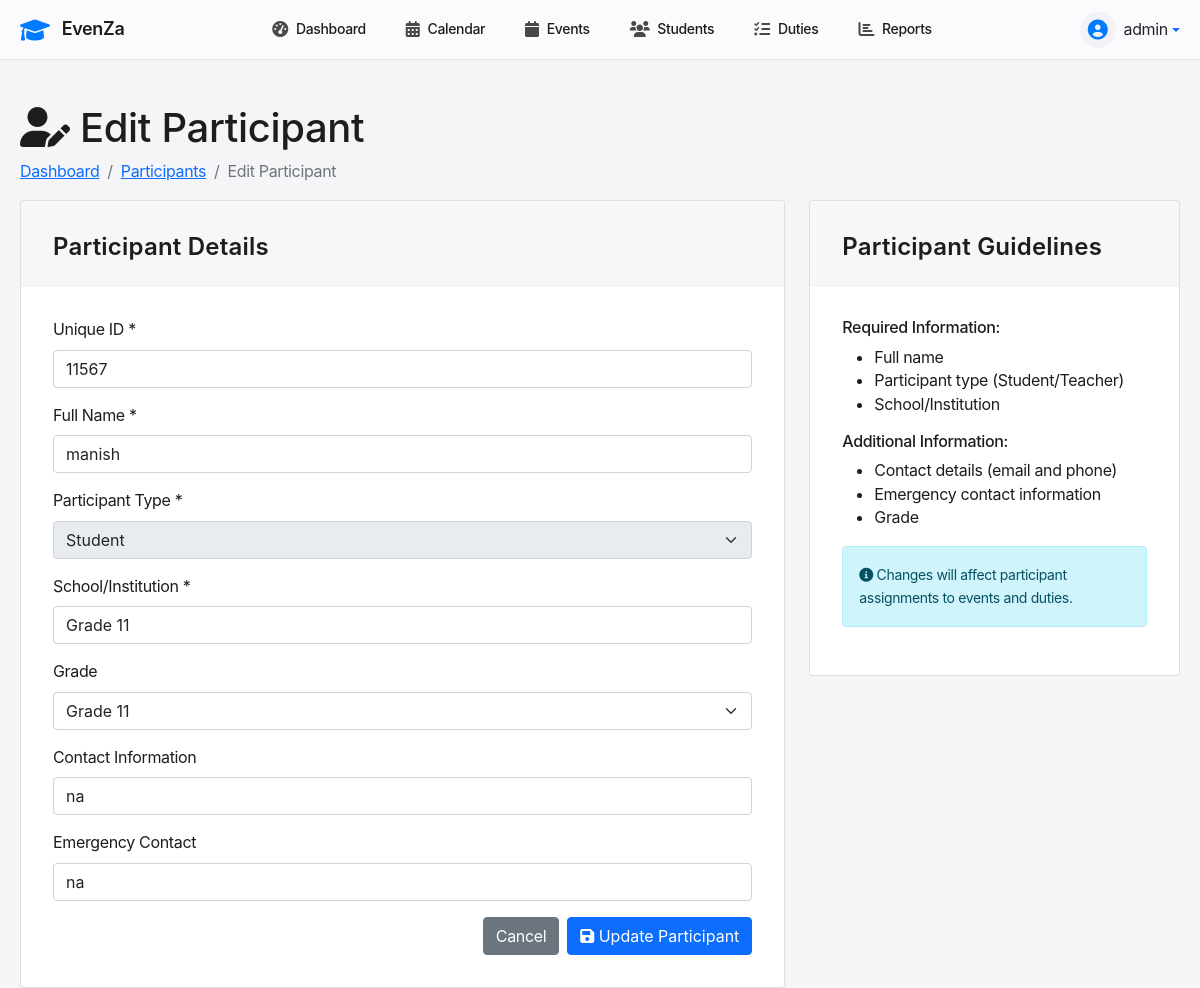
The page /participants/1/edit (signed in) on the database as committed earlier.
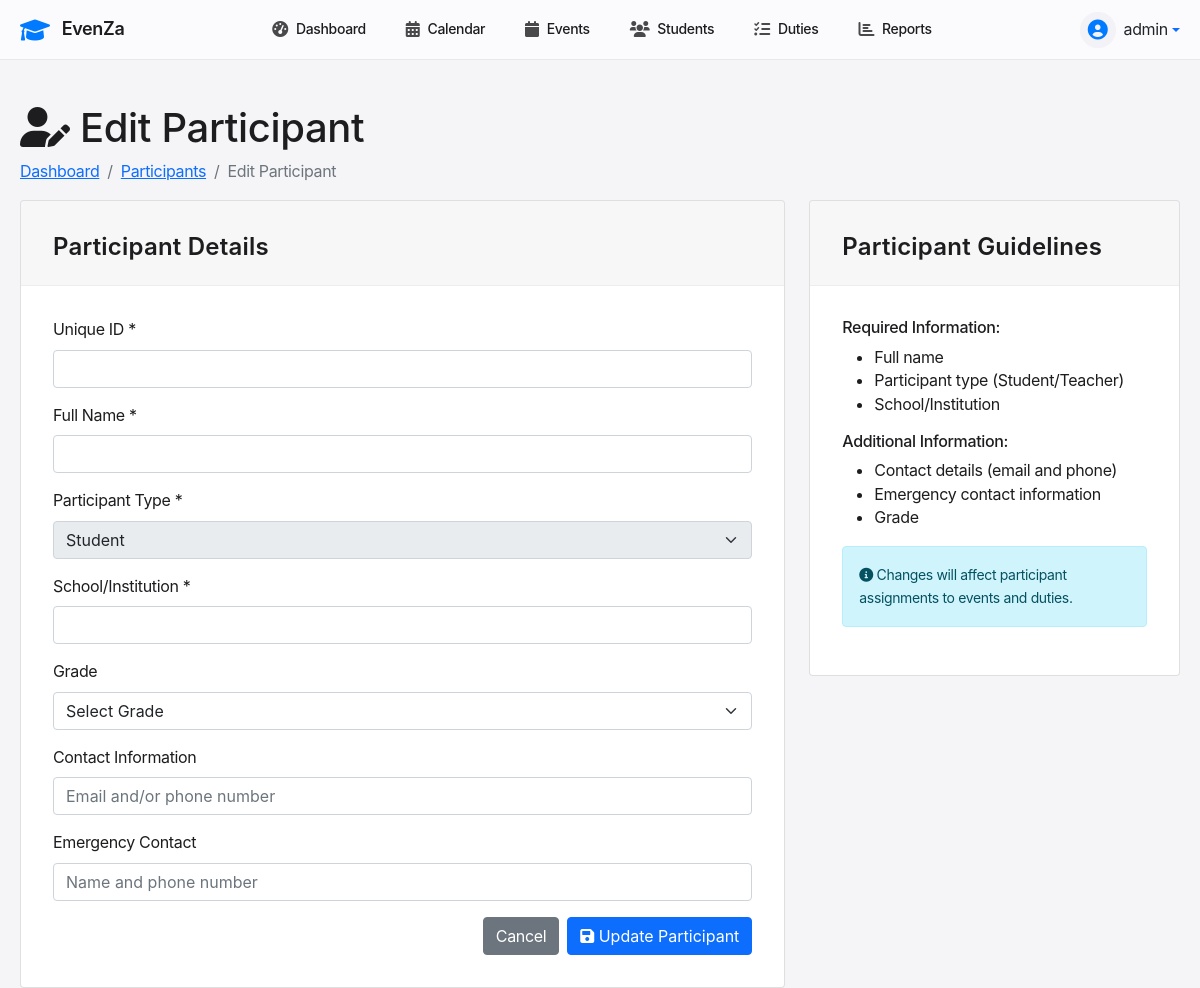
The same page on the database as committed later.
### tables this page shows
CREATE TABLE participants (
            id INTEGER PRIMARY KEY AUTOINCREMENT,
            unique_id TEXT UNIQUE NOT NULL,
            name TEXT NOT NULL,
            type TEXT NOT NULL CHECK (type IN ('student')),
            class_dept TEXT NOT NULL,
            school TEXT NOT NULL,
            grade TEXT,
            contact TEXT,
            emergency_contact TEXT,
            created_at TIMESTAMP DEFAULT CURRENT_TIMESTAMP
        );

### app.py (the view, shortened to what this page needs)
@app.route('/participants/<int:id>/edit', methods=['GET', 'POST'])
def edit_participant(id):
    conn = get_db_connection()
    participant = conn.execute('SELECT * FROM participants WHERE id = ?', (id,)).fetchone()
    conn.close()
    return render_template('edit_participant.html', participant=participant)

### app.py (called while the page is built)
def get_db_connection():
    conn = sqlite3.connect('events.db')
    conn.row_factory = sqlite3.Row
    return conn

@app.before_request
def require_login():
    allowed_routes = ['login', 'register', 'static', 'index']
    if request.endpoint not in allowed_routes and 'user_id' not in session:
        return redirect(url_for('login'))

### templates/edit_participant.html (shortened to what the changed rows need)
{% extends "base.html" %}
{% block content %}
<div class="row">
    <div class="col-12">
        <h1><i class="fas fa-user-edit"></i> Edit Participant</h1>
    </div>
</div>
<div class="row">
    <div class="col-md-8">
        <div class="card">
            <div class="card-body">
                <form method="POST">
                    <div class="mb-3">
                        <label for="unique_id" class="form-label">Unique ID *</label>
                        <input type="text" class="form-control" id="unique_id" name="unique_id" value="{{ participant.unique_id or '' }}" required>
                    </div>
                    <div class="mb-3">
                        <label for="name" class="form-label">Full Name *</label>
                        <input type="text" class="form-control" id="name" name="name" value="{{ participant.name }}" required>
                    </div>
                    <div class="mb-3">
                        <label for="school" class="form-label">School/Institution *</label>
                        <input type="text" class="form-control" id="school" name="school" value="{{ participant.class_dept }}" required>
                    </div>
                    <div class="mb-3">
                        <label for="grade" class="form-label">Grade</label>
                        <select class="form-select" id="grade" name="grade">
                            <option value="">Select Grade</option>
                            <option value="11" {% if 'Grade 11' in participant.class_dept %}selected{% endif %}>Grade 11</option>
                        </select>
                    </div>
                    <div class="mb-3">
                        <label for="contact" class="form-label">Contact Information</label>
                        <input type="text" class="form-control" id="contact" name="contact"
                               value="{{ participant.contact or '' }}" placeholder="Email and/or phone number">
                    </div>
                    <div class="mb-3">
                        <label for="emergency_contact" class="form-label">Emergency Contact</label>
                        <input type="text" class="form-control" id="emergency_contact" name="emergency_contact"
                               value="{{ participant.emergency_contact or '' }}" placeholder="Name and phone number">
                    </div>
                </form>
            </div>
        </div>
    </div>
</div>
{% endblock %}

Rows that differ between the two databases and show on the page:
removed participants: unique_id "11567", name "manish", school "Grade 11", grade "Grade 11", contact "na", emergency_contact "na"
Other text that changed with them:
form field grade: (not shown) → "Select Grade"
